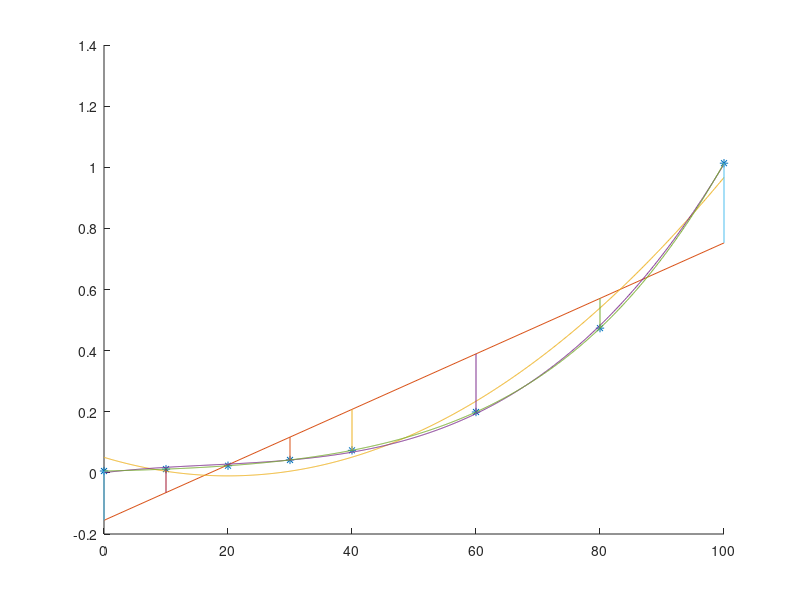

Source code (MATLAB):
x = [0 10 20 30 40 60 80 100];
y = [0.0061 0.0123 0.0234 0.0424 0.0738 0.1992 0.4736 1.0133];

m = length(x);


P1 = polyfit(x, y, 1);
P2 = polyfit(x, y, 2);
P3 = polyfit(x, y, 3);
P8 = polyfit(x, y, 8);

T = 45
expected = 0.095848

printf("first degree polynomial: prediction = %.2f, error = %.2f\n",
  polyval(P1, T),
  abs(expected - polyval(P1, T)))

printf("second degree polynomial: prediction = %.2f, error = %.2f\n",
  polyval(P2, T),
  abs(expected - polyval(P2, T)))

printf("third degree polynomial: prediction = %.2f, error = %.2f\n",
  polyval(P3, T),
  abs(expected - polyval(P3, T)))

hold on

plot(x, y, '*')

plot([0, 100], polyval(P1, [0, 100]))
plot([0:0.1:100], polyval(P2, [0:0.1:100]))
plot([0:0.1:100], polyval(P3, [0:0.1:100]))
plot([0:0.1:100], polyval(P8, [0:0.1:100]))

for i=1:m
  plot([x(i), x(i)], [y(i), polyval(P1, x(i))])
endfor

#err = norm(y - f(x)) ^ 2
